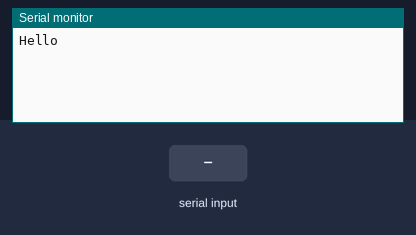
Bench run of a sketch on a simulated Arduino Uno, built with avr-gcc and run on an emulated ATmega328P. On the bench: the last lines printed to the serial monitor. The test bench sets the inputs (shaded band).

Above: at 1.4 s.
1.5 s: "1\n" received over Serial
At 2.8 s:
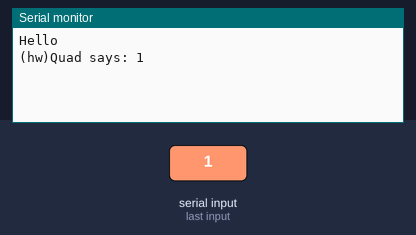
3.1 s: "1\n" received over the second serial link
At 4.2 s:
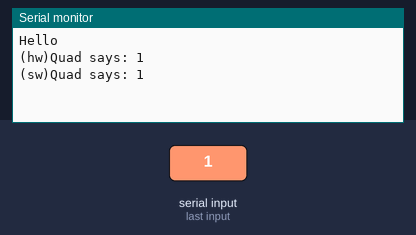
4.7 s: "0\n" received over Serial
At 5.5 s:
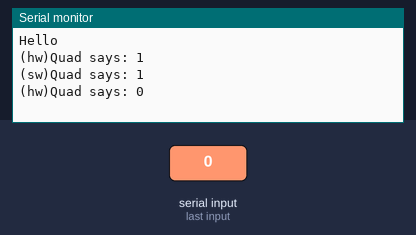
6.2 s: "0\n" received over the second serial link
At 7.8 s:
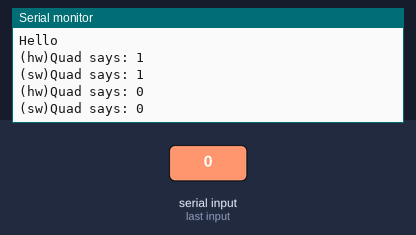

Measured:
- after the input at 1.5 s, the serial monitor: prints a new line after 0.10 s (image 1)
- after the input at 3.1 s, the serial monitor: prints a new line after 0.10 s (image 2)
- after the input at 4.7 s, the serial monitor: prints a new line after 0.10 s (image 3)
- after the input at 6.2 s, the serial monitor: prints a new line after 0.10 s (image 4)

The sketch:

BT_test.ino
```cpp
#include <SoftwareSerial.h>
#define BDRATE 38400
#define DELAY 100 //ms
SoftwareSerial softSerial(10,11); // RX, TX

String incoming;
char c;

void setup() {
  // put your setup code here, to run once:
  Serial.begin(BDRATE);
  softSerial.begin(BDRATE);
  doublePrint("Hello");
  doubleNL();
}

void doublePrint(String str)
{
  Serial.print(str);
  delay(100); // Delay to avoid interference
  softSerial.print(str);
}

void doubleNL()
{
  Serial.print('\n');
  delay(100); // Delay to avoid interference
  softSerial.print('\n');
}

void loop() {
  // put your main code here, to run repeatedly:
  incoming = "";
  if (softSerial.available())
  {
    doubleNL();
    doublePrint("(sw)Quad says: ");
    delay(DELAY);
    while(softSerial.available())
    {
      c = softSerial.read();
      incoming += c;

    }
    doublePrint(incoming);
  }

  if (Serial.available())
  {
    doubleNL();
    doublePrint("(hw)Quad says: ");
    delay(DELAY);
    while(Serial.available())
    {
      c = Serial.read();
      incoming += c;
    }
    doublePrint(incoming);
  }
}
```
